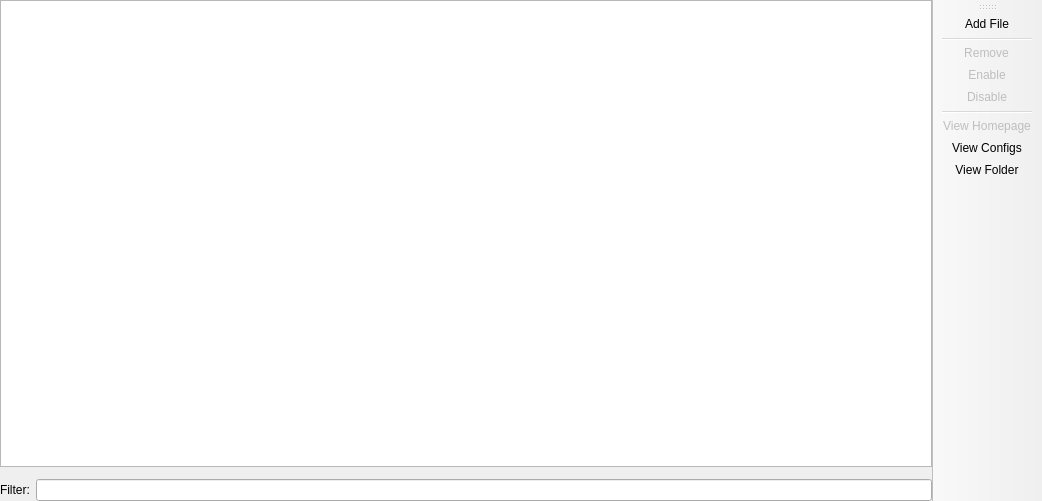
<?xml version="1.0" encoding="UTF-8"?>
<ui version="4.0">
 <class>ExternalResourcesPage</class>
 <widget class="QMainWindow" name="ExternalResourcesPage">
  <property name="geometry">
   <rect>
    <x>0</x>
    <y>0</y>
    <width>1042</width>
    <height>501</height>
   </rect>
  </property>
  <widget class="QWidget" name="centralwidget">
   <layout class="QGridLayout" name="gridLayout">
    <property name="leftMargin">
     <number>0</number>
    </property>
    <property name="topMargin">
     <number>0</number>
    </property>
    <property name="rightMargin">
     <number>0</number>
    </property>
    <property name="bottomMargin">
     <number>0</number>
    </property>
    <item row="4" column="1" colspan="3">
     <layout class="QGridLayout" name="gridLayout_2">
      <item row="0" column="1">
       <widget class="QLineEdit" name="filterEdit"/>
      </item>
      <item row="0" column="0">
       <widget class="QLabel" name="filterLabel">
        <property name="text">
         <string>Filter:</string>
        </property>
       </widget>
      </item>
     </layout>
    </item>
    <item row="2" column="1" colspan="3">
     <widget class="InfoFrame" name="frame">
      <property name="sizePolicy">
       <sizepolicy hsizetype="Preferred" vsizetype="Minimum">
        <horstretch>0</horstretch>
        <verstretch>0</verstretch>
       </sizepolicy>
      </property>
     </widget>
    </item>
    <item row="1" column="1" colspan="3">
     <widget class="ModListView" name="treeView">
      <property name="sizePolicy">
       <sizepolicy hsizetype="Expanding" vsizetype="Expanding">
        <horstretch>0</horstretch>
        <verstretch>0</verstretch>
       </sizepolicy>
      </property>
      <property name="acceptDrops">
       <bool>true</bool>
      </property>
      <property name="dragDropMode">
       <enum>QAbstractItemView::NoDragDrop</enum>
      </property>
      <property name="uniformRowHeights">
       <bool>true</bool>
      </property>
     </widget>
    </item>
   </layout>
  </widget>
  <widget class="WideBar" name="actionsToolbar">
   <property name="windowTitle">
    <string>Actions</string>
   </property>
   <property name="toolButtonStyle">
    <enum>Qt::ToolButtonIconOnly</enum>
   </property>
   <property name="useDefaultAction" stdset="0">
    <bool>true</bool>
   </property>
   <attribute name="toolBarArea">
    <enum>RightToolBarArea</enum>
   </attribute>
   <attribute name="toolBarBreak">
    <bool>false</bool>
   </attribute>
   <addaction name="actionAddItem"/>
   <addaction name="separator"/>
   <addaction name="actionRemoveItem"/>
   <addaction name="actionEnableItem"/>
   <addaction name="actionDisableItem"/>
   <addaction name="separator"/>
   <addaction name="actionViewHomepage"/>
   <addaction name="actionViewConfigs"/>
   <addaction name="actionViewFolder"/>
  </widget>
  <action name="actionAddItem">
   <property name="text">
    <string>&amp;Add File</string>
   </property>
   <property name="toolTip">
    <string>Add a locally downloaded file.</string>
   </property>
  </action>
  <action name="actionRemoveItem">
   <property name="enabled">
    <bool>false</bool>
   </property>
   <property name="text">
    <string>&amp;Remove</string>
   </property>
   <property name="toolTip">
    <string>Remove all selected items.</string>
   </property>
  </action>
  <action name="actionEnableItem">
   <property name="enabled">
    <bool>false</bool>
   </property>
   <property name="text">
    <string>&amp;Enable</string>
   </property>
   <property name="toolTip">
    <string>Enable all selected items.</string>
   </property>
  </action>
  <action name="actionDisableItem">
   <property name="enabled">
    <bool>false</bool>
   </property>
   <property name="text">
    <string>&amp;Disable</string>
   </property>
   <property name="toolTip">
    <string>Disable all selected items.</string>
   </property>
  </action>
  <action name="actionViewConfigs">
   <property name="text">
    <string>View &amp;Configs</string>
   </property>
   <property name="toolTip">
    <string>Open the 'config' folder in the system file manager.</string>
   </property>
  </action>
  <action name="actionViewFolder">
   <property name="text">
    <string>View &amp;Folder</string>
   </property>
   <property name="toolTip">
    <string>Open the folder in the system file manager.</string>
   </property>
  </action>
  <action name="actionDownloadItem">
   <property name="enabled">
    <bool>false</bool>
   </property>
   <property name="text">
    <string>&amp;Download</string>
   </property>
   <property name="toolTip">
    <string>Download resources from online mod platforms.</string>
   </property>
  </action>
  <action name="actionUpdateItem">
   <property name="enabled">
    <bool>false</bool>
   </property>
   <property name="text">
    <string>Check for &amp;Updates</string>
   </property>
   <property name="toolTip">
    <string>Try to check or update all selected resources (all resources if none are selected).</string>
   </property>
  </action>
  <action name="actionResetItemMetadata">
   <property name="text">
    <string>Reset Update Metadata</string>
   </property>
   <property name="menuRole">
    <enum>QAction::NoRole</enum>
   </property>
  </action>
  <action name="actionVerifyItemDependencies">
   <property name="text">
    <string>Verify Dependencies</string>
   </property>
   <property name="menuRole">
    <enum>QAction::NoRole</enum>
   </property>
  </action>
  <action name="actionExportMetadata">
   <property name="enabled">
    <bool>false</bool>
   </property>
   <property name="text">
    <string>Export List</string>
   </property>
   <property name="toolTip">
    <string>Export resource's metadata to text.</string>
   </property>
  </action>
  <action name="actionChangeVersion">
   <property name="enabled">
    <bool>false</bool>
   </property>
   <property name="text">
    <string>Change Version</string>
   </property>
   <property name="toolTip">
    <string>Change a resource's version.</string>
   </property>
   <property name="menuRole">
    <enum>QAction::NoRole</enum>
   </property>
  </action>
  <action name="actionAddCategory">
   <property name="text">
    <string>Add Category</string>
   </property>
   <property name="toolTip">
    <string>Add category to resource.</string>
   </property>
  </action>
  <action name="actionRemoveCategory">
   <property name="text">
    <string>Remove Category</string>
   </property>
   <property name="toolTip">
    <string>Remove category from resource.</string>
   </property>
  </action>
  <action name="actionRemoveAllCategory">
   <property name="text">
    <string>Remove All Categories</string>
   </property>
   <property name="toolTip">
    <string>Remove all categories from resource</string>
   </property>
  </action>
  <action name="actionViewHomepage">
   <property name="enabled">
    <bool>false</bool>
   </property>
   <property name="text">
    <string>View Homepage</string>
   </property>
   <property name="toolTip">
    <string>View the homepages of all selected items.</string>
   </property>
  </action>
  <action name="actionEnableUpdates">
   <property name="text">
    <string>Ena&amp;ble Updates</string>
   </property>
   <property name="toolTip">
    <string>Mark resource to be updated</string>
   </property>
  </action>
  <action name="actionDisableUpdates">
   <property name="text">
    <string>Disable U&amp;pdates</string>
   </property>
   <property name="toolTip">
    <string>Mark resource to prevent it from being updated</string>
   </property>
  </action>
 </widget>
 <customwidgets>
  <customwidget>
   <class>ModListView</class>
   <extends>QTreeView</extends>
   <header>ui/widgets/ModListView.h</header>
  </customwidget>
  <customwidget>
   <class>InfoFrame</class>
   <extends>QFrame</extends>
   <header>ui/widgets/InfoFrame.h</header>
   <container>1</container>
  </customwidget>
  <customwidget>
   <class>WideBar</class>
   <extends>QToolBar</extends>
   <header>ui/widgets/WideBar.h</header>
  </customwidget>
 </customwidgets>
 <tabstops>
  <tabstop>treeView</tabstop>
  <tabstop>filterEdit</tabstop>
 </tabstops>
 <resources/>
 <connections/>
</ui>
